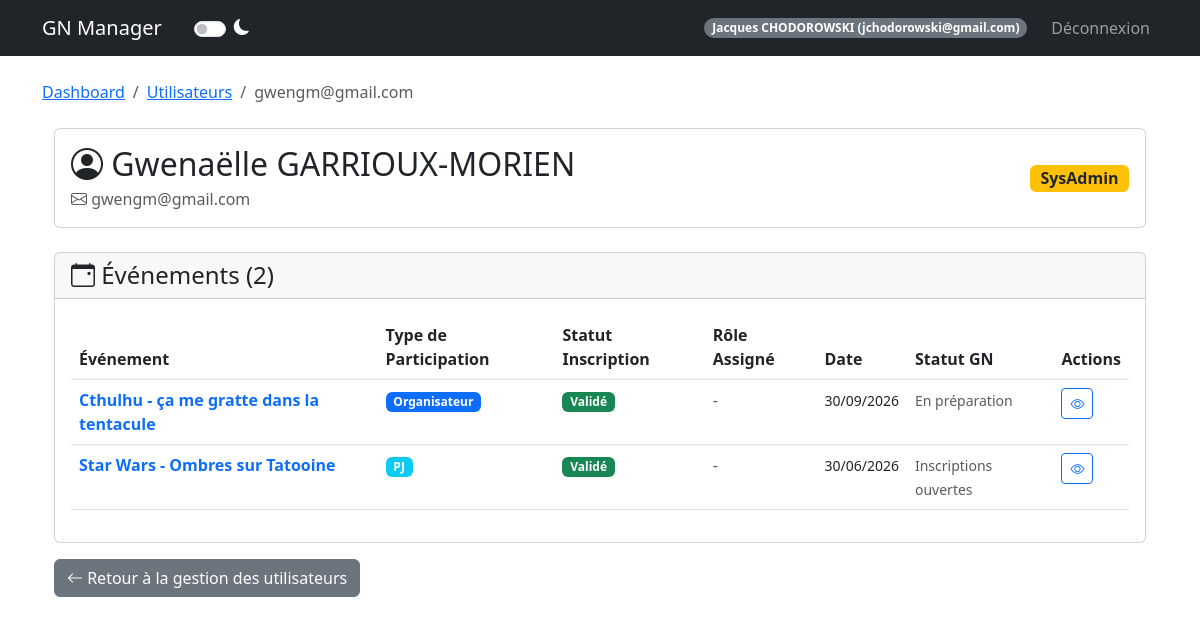
Page /admin/user/2/events (signed in) on the earlier database version.
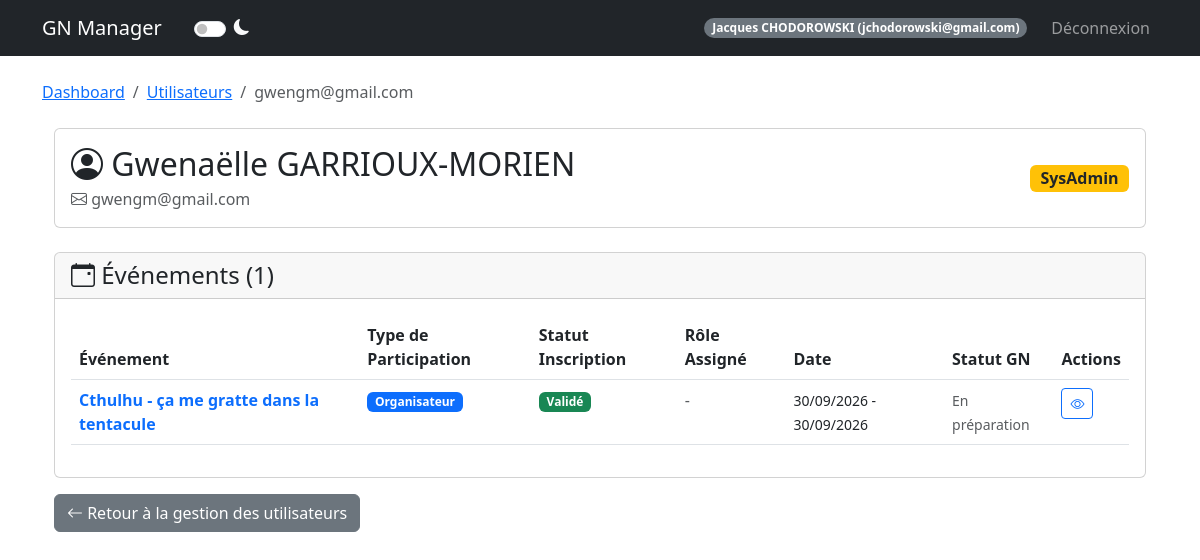
Same page on the later database version.
### models.py (models this page shows, shortened)
class Event(db.Model):
    id = db.Column(db.Integer, primary_key=True)
    name = db.Column(db.String(100), nullable=False)
    description = db.Column(db.Text)
    date_start = db.Column(db.DateTime, nullable=False)
    date_end = db.Column(db.DateTime, nullable=False)
    location = db.Column(db.String(200))
    background_image = db.Column(db.String(200))
    visibility = db.Column(db.String(20), default='public')  # public, private
    organizer_structure = db.Column(db.String(100))
    org_link_url = db.Column(db.String(255))
    org_link_title = db.Column(db.String(100))
    google_form_url = db.Column(db.String(255))
    google_form_active = db.Column(db.Boolean, default=False)
    discord_webhook_url = db.Column(db.String(255), nullable=True)
    external_link = db.Column(db.String(255))
    statut = db.Column(db.String(50), default='En préparation')
    groups_config = db.Column(db.Text, default='{"PJ": ["Peu importe"], "PNJ": ["Peu importe"], "Organisateur": ["Peu importe"]}')
    max_pjs = db.Column(db.Integer, default=50)
    max_pnjs = db.Column(db.Integer, default=10)
    max_organizers = db.Column(db.Integer, default=5)

### routes/admin_routes.py (the view)
@admin_bp.route('/admin/user/<int:user_id>/events')
@login_required
@admin_required
def user_events(user_id):
    user = User.query.get_or_404(user_id)
    participations = Participant.query.filter_by(user_id=user_id)\
        .options(joinedload(Participant.event))\
        .options(joinedload(Participant.role))\
        .order_by(Participant.event_id.desc())\
        .all()
    events_data = []
    seen_events = set()
    for p in participations:
        if p.event_id not in seen_events:
            seen_events.add(p.event_id)
            events_data.append({
                'event': p.event,
                'participation': p,
                'role_name': p.role.name if p.role else None
            })
    breadcrumbs = [
        ('Dashboard', url_for('admin.dashboard')),
        ('Utilisateurs', url_for('admin.dashboard', admin_view='users') + '#admin'),
        (user.email, '#')
    ]
    return render_template(
        'user_events.html',
        user=user,
        events_data=events_data,
        breadcrumbs=breadcrumbs
    )

### models.py (called while the page is built)
    @property
    def is_admin(self):
        return self.role in ['createur', 'sysadmin']

### templates/user_events.html (shortened to what the changed rows need)
{% extends "base.html" %}
{% block content %}
<div class="container mt-4">
    <div class="card mb-4">
        <div class="card-body">
            <div class="row align-items-center">
                <div class="col-md-8">
                    <h2 class="mb-1">
                        <i class="bi bi-person-circle"></i>
                        {{ user.prenom }} {{ user.nom }}
                    </h2>
                </div>
            </div>
        </div>
    </div>
    <div class="card">
        <div class="card-header">
            <h4 class="mb-0">
                <i class="bi bi-calendar-event"></i>
                Événements ({{ events_data|length }})
            </h4>
        </div>
        <div class="card-body">
            {% if events_data %}
            <div class="table-responsive">
                <table class="table table-hover">
                    <thead>
                        <tr>
                            <th>Événement</th>
                            <th>Type de Participation</th>
                            <th>Statut Inscription</th>
                            <th>Rôle Assigné</th>
                            <th>Date</th>
                            <th>Statut GN</th>
                            <th>Actions</th>
                        </tr>
                    </thead>
                    <tbody>
                        {% for item in events_data %}
                        <tr>
                            <td>
                                <a href="{{ url_for('event.detail', event_id=item.event.id) }}"
                                    class="text-decoration-none fw-bold">
                                    {{ item.event.name }}
                                </a>
                            </td>
                            <td>
                                {% if item.participation.type == 'organisateur' %}
                                <span class="badge bg-primary">Organisateur</span>
                                {% elif item.participation.type == 'PJ' %}
                                <span class="badge bg-info">PJ</span>
                                {% elif item.participation.type == 'PNJ' %}
                                <span class="badge bg-secondary">PNJ</span>
                                {% else %}
                                <span class="badge bg-light text-dark">{{ item.participation.type }}</span>
                                {% endif %}
                            </td>
                            <td>
                                {% if item.participation.registration_status == 'Validé' %}
                                <span class="badge bg-success">Validé</span>
                                {% elif item.participation.registration_status == 'En attente' %}
                                <span class="badge bg-warning text-dark">En attente</span>
                                {% elif item.participation.registration_status == 'Rejeté' %}
                                <span class="badge bg-danger">Rejeté</span>
                                {% else %}
                                <span class="badge bg-light text-dark">{{ item.participation.registration_status
                                    }}</span>
                                {% endif %}
                            </td>
                            <td>
                                {% if item.role_name %}
                                <i class="bi bi-person-badge"></i> {{ item.role_name }}
                                {% else %}
                                <span class="text-muted">-</span>
                                {% endif %}
                            </td>
                            <td>
                                <small>
                                    {{ item.event.date_start.strftime('%d/%m/%Y') }}
                                    {% if item.event.date_end != item.event.date_start %}
                                    - {{ item.event.date_end.strftime('%d/%m/%Y') }}
                                    {% endif %}
                                </small>
                            </td>
                            <td>
                                <small class="text-muted">{{ item.event.statut }}</small>
                            </td>
                            <td>
                                <a href="{{ url_for('event.detail', event_id=item.event.id) }}"
                                    class="btn btn-sm btn-outline-primary" title="Voir les détails">
                                    <i class="bi bi-eye"></i>
                                </a>
                            </td>
                        </tr>
                        {% endfor %}
                    </tbody>
                </table>
            </div>
            {% else %}
            <div class="alert alert-info">
                <i class="bi bi-info-circle"></i>
                Cet utilisateur ne participe à aucun événement pour le moment.
            </div>
            {% endif %}
        </div>
    </div>
</div>
{% endblock %}

Differences in the rows shown:
no longer on this page (row edited): Event: event.name "Star Wars - Ombres sur Tatooine", event.date_start "30/06/2026", event.statut "Inscriptions ouvertes"
Other differences:
{{ events_data|length }}: "2" → "1"
new list line: "Cthulhu - ça me gratte dans la tentacule 30/09/2026 30/09/2026 En préparation"
new list line: "Organisateur Validé - -"
list line gone: "Cthulhu - ça me gratte dans la tentacule 30/09/2026 En préparation"
list line gone: "Organisateur Validé -"
list line gone: "PJ Validé -"
